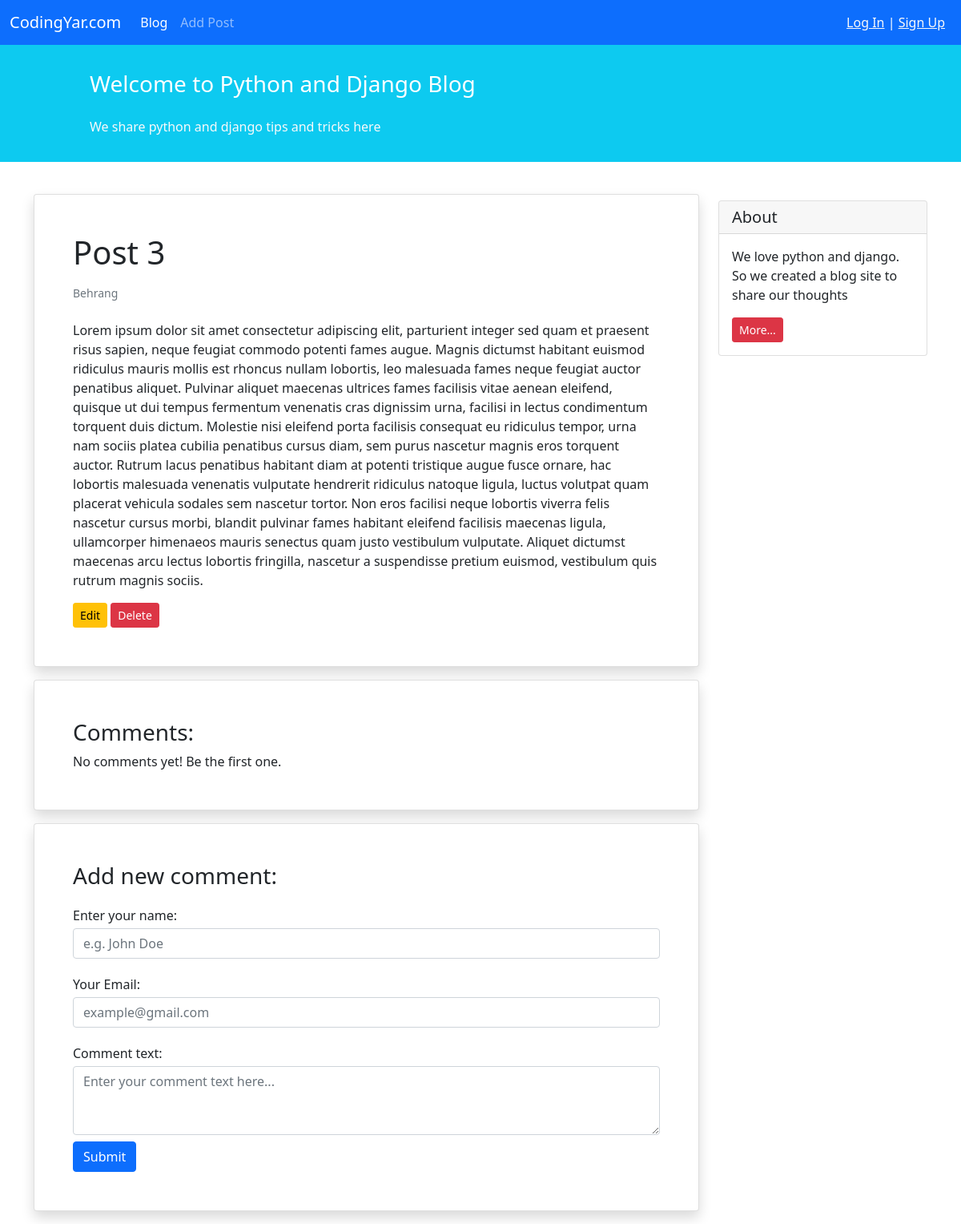
Page /3 on the committed database.
### blog/models.py (models this page shows, shortened)
class BlogPost(models.Model):
    STATUES_CHOICES = (
        ('pub', 'Published'),
        ('drf', 'Draft'),
    )
    title = models.CharField(max_length=100)
    text = models.TextField()
    author = models.ForeignKey('auth.User', on_delete=models.CASCADE)
    date_create = models.DateField(auto_now_add=True)
    date_modified = models.DateField(auto_now=True)
    status = models.CharField(choices=STATUES_CHOICES, max_length=3)

### blog/views.py (the view)
# urls.py: path('<int:pk>', views.PostDetailView.as_view(), name='post_detail'),
class PostDetailView(generic.DetailView):
    model = BlogPost
    template_name = 'blog/post_detail.html'
    context_object_name = 'post_detail'

### blog/templates/blog/post_detail.html (shortened to what this page needs)
{% extends '_base.html' %}
{% block body %}
<div class="container mt-4">
    <div class="row">
        <div class="col-9">
            <div class="card shadow my-3 p-5">
                <h1>{{ post_detail.title}}</h1>
                <p class="small text-muted mt-2">{{ post_detail.author}}</p>
                <p class="mt-2">{{ post_detail.text}}</p>
                <div>
                    <a href="{% url 'edit_post' post_detail.id %}" class="btn btn-sm btn-warning">Edit</a>
                    <a href="{% url 'delete_post' post_detail.id %}" class="btn btn-sm btn-danger">Delete</a>
                </div>
            </div>
            <div class="card shadow my-3 p-5">
                <h3>Comments:</h3>
                    No comments yet! Be the first one.
            </div>
            <div class="card shadow my-3 p-5">
                <h3>Add new comment:</h3>
                <form method="POST">
                    <div class="form-group py-2">
                        <label class="py-1" for="author_name">Enter your name:</label>
                        <input type="text" class="form-control" placeholder="e.g. John Doe" name="author_name">
                    </div>
                    <div class="form-group py-2">
                        <label class="py-1" for="email">Your Email:</label>
                        <input type="email" class="form-control" placeholder="example@gmail.com" name="email">
                    </div>
                    <div class="form-group py-2">
                        <label class="py-1" for="comment_text">Comment text:</label>
                        <textarea class="form-control" name="text" rows="3" placeholder="Enter your comment text here..."></textarea>
                    </div>
                    <button type="submit" class="btn btn-primary">Submit</button>
                </form>
            </div>
        </div>
        <div class="col-3">
                <div class="card my-4">
                    <h5 class="card-header">About</h5>
                    <div class="card-body">
                        <p class="card-text">We love python and django. So we created a blog site to share our
                            thoughts</p>
                        <a href="#"
                           class="btn btn-sm btn-danger">
                            More...
                        </a>
                    </div>
                </div>
        </div>
    </div>
</div>
{% endblock body %}

### rows in the picture
BlogPost: title "Post 3", author "Behrang", text "Lorem ipsum dolor sit amet consectetur adipiscing elit, parturient integer sed quam et praesent risus sapien, neque feugiat commodo potenti fames augue. Magnis dictumst habitant euismod ridiculus mauris mollis est rhoncus nullam lobortis, leo malesuada fames neque feugiat auctor penatibus aliquet. Pulvinar aliquet maecenas ultrices fames facilisis vitae aenean eleifend, quisque ut dui tempus fermentum venenatis cras dignissim urna, facilisi in lectus condimentum torquent duis dictum. Molestie nisi eleifend porta facilisis consequat eu ridiculus tempor, urna nam sociis platea cubilia penatibus cursus diam, sem purus nascetur magnis eros torquent auctor. Rutrum lacus penatibus habitant diam…"
